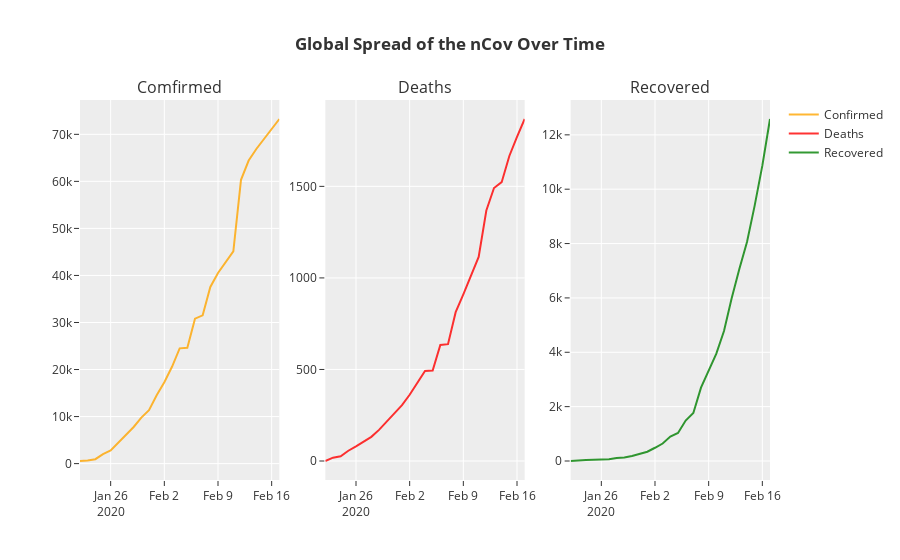

The notebook cell saved with this chart:
### Markdown cell above
## Global Spread Over Time

### Code cell
global_data_over_time = date_wise_data.groupby('Date')['Confirmed','Deaths','Recovered'].sum().reset_index()

plot = make_subplots(rows=1, cols=3, subplot_titles=("Comfirmed", "Deaths", "Recovered"))

subPlot1 = go.Scatter(
                x=global_data_over_time['Date'],
                y=global_data_over_time['Confirmed'],
                name="Confirmed",
                line_color='orange',
                opacity=0.8)

subPlot2 = go.Scatter(
                x=global_data_over_time['Date'],
                y=global_data_over_time['Deaths'],
                name="Deaths",
                line_color='red',
                opacity=0.8)

subPlot3 = go.Scatter(
                x=global_data_over_time['Date'],
                y=global_data_over_time['Recovered'],
                name="Recovered",
                line_color='green',
                opacity=0.8)

plot.append_trace(subPlot1, 1, 1)
plot.append_trace(subPlot2, 1, 2)
plot.append_trace(subPlot3, 1, 3)
plot.update_layout(template="ggplot2", title_text = '<b>Global Spread of the nCov Over Time</b>')

plot.show()

### Figure 1 — Plotly figure (JSON) as saved in the notebook; plotly's stock layout.template omitted (floating-point values rounded to 4 significant figures)
{"data": [{"line": {"color": "orange"}, "name": "Confirmed", "opacity": 0.8, "type": "scatter", "x": ["2020-01-22", "2020-01-23", "2020-01-24", "2020-01-25", "2020-01-26", "2020-01-27", "2020-01-28", "2020-01-29", "2020-01-30", "2020-01-31", "2020-02-01", "2020-02-02", "2020-02-03", "2020-02-04", "2020-02-05", "2020-02-06", "2020-02-07", "2020-02-08", "2020-02-09", "2020-02-10", "2020-02-11", "2020-02-12", "2020-02-13", "2020-02-14", "2020-02-15", "2020-02-16", "2020-02-17"], "xaxis": "x", "y": [555, 653, 941, 2019, 2794, 4473, 6057, 7783, 9776, 11374, 14549, 17295, 20588, 24503, 24630, 30806, 31532, 37549, 40536, 42767, 45117, 60328, 64422, 66887, 69032, 71226, 73260], "yaxis": "y"}, {"line": {"color": "red"}, "name": "Deaths", "opacity": 0.8, "type": "scatter", "x": ["2020-01-22", "2020-01-23", "2020-01-24", "2020-01-25", "2020-01-26", "2020-01-27", "2020-01-28", "2020-01-29", "2020-01-30", "2020-01-31", "2020-02-01", "2020-02-02", "2020-02-03", "2020-02-04", "2020-02-05", "2020-02-06", "2020-02-07", "2020-02-08", "2020-02-09", "2020-02-10", "2020-02-11", "2020-02-12", "2020-02-13", "2020-02-14", "2020-02-15", "2020-02-16", "2020-02-17"], "xaxis": "x2", "y": [0, 18, 26, 56, 80, 107, 132, 170, 213, 259, 305, 362, 426, 492, 494, 634, 638, 813, 910, 1013, 1115, 1368, 1491, 1523, 1666, 1770, 1868], "yaxis": "y2"}, {"line": {"color": "green"}, "name": "Recovered", "opacity": 0.8, "type": "scatter", "x": ["2020-01-22", "2020-01-23", "2020-01-24", "2020-01-25", "2020-01-26", "2020-01-27", "2020-01-28", "2020-01-29", "2020-01-30", "2020-01-31", "2020-02-01", "2020-02-02", "2020-02-03", "2020-02-04", "2020-02-05", "2020-02-06", "2020-02-07", "2020-02-08", "2020-02-09", "2020-02-10", "2020-02-11", "2020-02-12", "2020-02-13", "2020-02-14", "2020-02-15", "2020-02-16", "2020-02-17"], "xaxis": "x3", "y": [0, 30, 36, 49, 54, 63, 110, 133, 187, 252, 340, 487, 644, 899, 1029, 1487, 1763, 2701, 3312, 3950, 4781, 5986, 7064, 8058, 9395, 10865, 12583], "yaxis": "y3"}], "layout": {"annotations": [{"font": {"size": 16}, "showarrow": false, "text": "Comfirmed", "x": 0.1444, "xanchor": "center", "xref": "paper", "y": 1, "yanchor": "bottom", "yref": "paper"}, {"font": {"size": 16}, "showarrow": false, "text": "Deaths", "x": 0.5, "xanchor": "center", "xref": "paper", "y": 1, "yanchor": "bottom", "yref": "paper"}, {"font": {"size": 16}, "showarrow": false, "text": "Recovered", "x": 0.8556, "xanchor": "center", "xref": "paper", "y": 1, "yanchor": "bottom", "yref": "paper"}], "title": {"text": "<b>Global Spread of the nCov Over Time</b>"}, "xaxis": {"anchor": "y", "domain": [0, 0.2889]}, "xaxis2": {"anchor": "y2", "domain": [0.3556, 0.6444]}, "xaxis3": {"anchor": "y3", "domain": [0.7111, 1]}, "yaxis": {"anchor": "x", "domain": [0, 1]}, "yaxis2": {"anchor": "x2", "domain": [0, 1]}, "yaxis3": {"anchor": "x3", "domain": [0, 1]}}}
